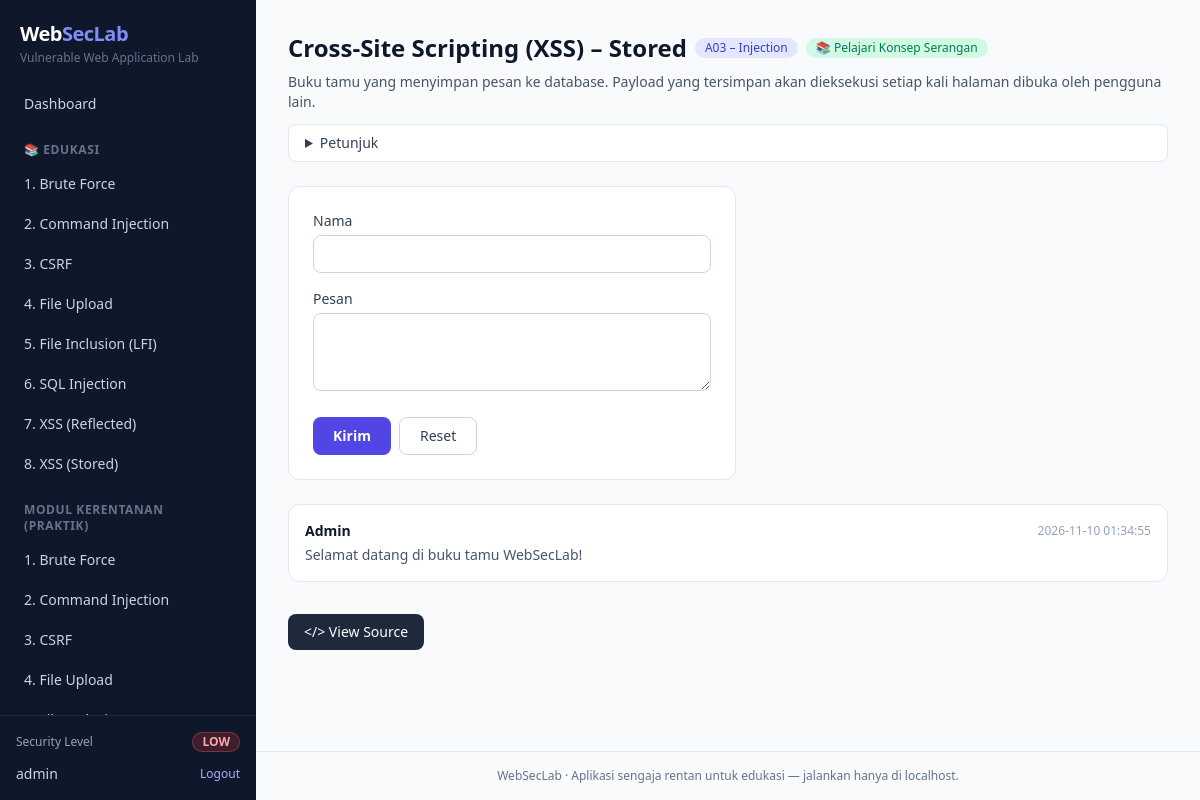
/modules/xss_stored.php (signed in), run on the app's committed database.
### tables this page shows
CREATE TABLE guestbook (
    comment_id INT AUTO_INCREMENT PRIMARY KEY,
    name       VARCHAR(100) NOT NULL,
    comment    TEXT NOT NULL,
    created_at TIMESTAMP DEFAULT CURRENT_TIMESTAMP
);

### modules/xss_stored.php (the view, shortened to what this page needs)
<?php
require_once __DIR__ . '/../config/database.php';
$entries = [];
$res = mysqli_query($conn, 'SELECT name, comment, created_at FROM guestbook ORDER BY comment_id DESC');
while ($res && ($r = mysqli_fetch_assoc($res))) {
    $entries[] = $r;
}
include __DIR__ . '/../includes/header.php';
module_intro(
    'Cross-Site Scripting (XSS) – Stored',
    'A03 – Injection',
    'Buku tamu yang menyimpan pesan ke database. Payload yang tersimpan akan dieksekusi setiap kali halaman dibuka oleh pengguna lain.',
    [
        'Kirim pesan biasa, lalu coba sisipkan tag HTML dan muat ulang halaman.',
        'Perhatikan field mana (nama atau pesan) yang disaring pada tiap level, dan batasan panjang di sisi client.',
        'Gunakan tombol Reset untuk membersihkan payload yang tersimpan.',
    ],
    'xss_stored'
);
?>
<form method="post" class="mt-4 max-w-md rounded-xl border border-slate-200 bg-white p-6">
    <label class="mb-1 block text-sm font-medium text-slate-700" for="name">Nama</label>
    <input id="name" name="name" type="text" maxlength="100" autocomplete="off"
           class="mb-4 w-full rounded-lg border border-slate-300 px-3 py-2 text-sm focus:border-indigo-500 focus:outline-none focus:ring-2 focus:ring-indigo-200">
    <label class="mb-1 block text-sm font-medium text-slate-700" for="message">Pesan</label>
    <textarea id="message" name="message" rows="3" maxlength="300"
              class="mb-5 w-full rounded-lg border border-slate-300 px-3 py-2 text-sm focus:border-indigo-500 focus:outline-none focus:ring-2 focus:ring-indigo-200"></textarea>
    <div class="flex gap-2">
        <button type="submit" name="Sign" value="Sign" class="rounded-lg bg-indigo-600 px-5 py-2 text-sm font-semibold text-white hover:bg-indigo-500">Kirim</button>
        <button type="submit" name="Clear" value="Clear" formnovalidate class="rounded-lg border border-slate-300 px-5 py-2 text-sm font-medium text-slate-700 hover:bg-slate-50">Reset</button>
    </div>
</form>
<div class="mt-6 space-y-3">
    <?php foreach ($entries as $r): ?>
        <?php
        $name    = $r['name'];
        $comment = $r['comment'];
        ?>
        <div class="rounded-xl border border-slate-200 bg-white p-4 text-sm">
            <div class="flex items-center justify-between">
                <span class="font-semibold text-slate-900"><?= $name ?></span>
                <span class="text-xs text-slate-400"><?= e($r['created_at']) ?></span>
            </div>
            <p class="mt-1 text-slate-600"><?= $comment ?></p>
        </div>
    <?php endforeach; ?>
</div>
<?php
view_source_block(__FILE__);
include __DIR__ . '/../includes/footer.php';

### includes/header.php (shortened to what this page needs)
<?php
$level  = security_level();
$active = $active ?? '';
$levelBadge = [
    'low'        => 'bg-red-500/20 text-red-300 ring-red-500/40',
    'medium'     => 'bg-orange-500/20 text-orange-300 ring-orange-500/40',
    'high'       => 'bg-yellow-500/20 text-yellow-200 ring-yellow-500/40',
    'impossible' => 'bg-green-500/20 text-green-300 ring-green-500/40',
];
$modules = [
    'brute_force'       => '1. Brute Force',
    'command_injection' => '2. Command Injection',
    'csrf'              => '3. CSRF',
    'file_upload'       => '4. File Upload',
    'lfi'               => '5. File Inclusion (LFI)',
    'sql_injection'     => '6. SQL Injection',
    'xss_reflected'     => '7. XSS (Reflected)',
    'xss_stored'        => '8. XSS (Stored)',
];
function nav_link(string $href, string $label, bool $isActive): void
{
    $cls = $isActive
        ? 'bg-indigo-600 text-white'
        : 'text-slate-300 hover:bg-slate-800 hover:text-white';
    echo '<a href="' . e($href) . '" class="block rounded-lg px-3 py-2 text-sm font-medium ' . $cls . '">' . e($label) . '</a>';
}
?>
<!DOCTYPE html>
<html lang="id">
<head>
    <link rel="stylesheet" href="<?= e(BASE_URL) ?>/assets/css/app.css">
</head>
<body class="bg-slate-50 text-slate-800 antialiased">
<aside id="sidebar"
       class="fixed inset-y-0 left-0 z-40 flex w-64 -translate-x-full flex-col bg-slate-900 text-slate-200 transition-transform lg:translate-x-0">
    <div class="px-5 py-5">
        <a href="<?= e(BASE_URL) ?>/index.php" class="text-xl font-bold tracking-tight text-white">
            Web<span class="text-indigo-400">SecLab</span>
        </a>
        <p class="mt-0.5 text-xs text-slate-500">Vulnerable Web Application Lab</p>
    </div>
    <nav class="flex-1 space-y-1 overflow-y-auto px-3 pb-4">
        <?php nav_link(BASE_URL . '/index.php', 'Dashboard', $active === 'dashboard'); ?>
        <p class="px-3 pb-1 pt-4 text-xs font-semibold uppercase tracking-wider text-slate-500">📚 Edukasi</p>
        <?php foreach ($modules as $key => $label): ?>
            <?php nav_link(BASE_URL . '/edukasi.php?m=' . $key, $label, $active === 'edukasi_' . $key); ?>
        <?php endforeach; ?>
        <p class="px-3 pb-1 pt-4 text-xs font-semibold uppercase tracking-wider text-slate-500">Modul Kerentanan (Praktik)</p>
        <?php foreach ($modules as $key => $label): ?>
            <?php nav_link(BASE_URL . '/modules/' . $key . '.php', $label, $active === $key); ?>
        <?php endforeach; ?>
    </nav>
    <div class="border-t border-slate-800 p-4">
        <div class="mb-3 flex items-center justify-between">
            <span class="text-xs text-slate-400">Security Level</span>
            <span class="rounded-full px-2.5 py-0.5 text-xs font-semibold uppercase ring-1 ring-inset <?= e($levelBadge[$level]) ?>">
                <?= e($level) ?>
            </span>
        </div>
        <div class="flex items-center justify-between">
            <span class="truncate text-sm text-slate-300"><?= e($_SESSION['username'] ?? 'guest') ?></span>
            <a href="<?= e(BASE_URL) ?>/logout.php" class="text-xs font-medium text-indigo-300 hover:text-white">Logout</a>
        </div>
    </div>
</aside>
<div class="flex min-h-screen flex-col lg:ml-64">
    <main class="mx-auto w-full max-w-5xl flex-1 p-4 sm:p-8">

### config/database.php (shortened to what this page needs)
<?php
function security_level(): string
{
    return $_SESSION['security_level'];
}
function e($value): string
{
    return htmlspecialchars((string) $value, ENT_QUOTES, 'UTF-8');
}
function view_source_block(string $file): void
{
    ?>
    <div class="mt-8">
        <button type="button"
                onclick="document.getElementById('src-box').classList.toggle('hidden')"
                class="inline-flex items-center gap-2 rounded-lg bg-slate-800 px-4 py-2 text-sm font-medium text-white hover:bg-slate-700 focus:outline-none focus:ring-2 focus:ring-slate-400">
            &lt;/&gt; View Source
        </button>
    </div>
    <?php
}
function module_intro(string $title, string $owasp, string $desc, array $hints = [], string $moduleKey = ''): void
{
    ?>
    <div class="mb-6">
        <div class="flex flex-wrap items-center gap-2">
            <h1 class="text-2xl font-bold text-slate-900"><?= e($title) ?></h1>
            <span class="rounded-full bg-indigo-100 px-2.5 py-0.5 text-xs font-medium text-indigo-700"><?= e($owasp) ?></span>
            <?php if ($moduleKey !== ''): ?>
                <a href="<?= e(BASE_URL) ?>/edukasi.php?m=<?= e($moduleKey) ?>"
                   class="inline-flex items-center gap-1 rounded-full bg-emerald-100 px-2.5 py-0.5 text-xs font-medium text-emerald-700 hover:bg-emerald-200">
                    📚 Pelajari Konsep Serangan
                </a>
            <?php endif; ?>
        </div>
        <p class="mt-2 text-sm text-slate-600"><?= e($desc) ?></p>
        <?php if ($hints): ?>
            <details class="mt-3 rounded-lg border border-slate-200 bg-white px-4 py-2 text-sm">
                <summary class="cursor-pointer font-medium text-slate-700">Petunjuk</summary>
            </details>
        <?php endif; ?>
    </div>
    <?php
}

### includes/footer.php (shortened to what this page needs)
    </main>
    <footer class="border-t border-slate-200 px-4 py-4 text-center text-xs text-slate-500">
        WebSecLab &middot; Aplikasi sengaja rentan untuk edukasi &mdash; jalankan hanya di localhost.
    </footer>
</div>
</body>
</html>

### data on the page
guestbook: name "Admin", created_at "2026-11-10 01:34:55", comment "Selamat datang di buku tamu WebSecLab!"

### other printed values
$label "Dashboard"
$label "1. Brute Force"
$label "2. Command Injection"
$label "3. CSRF"
$label "4. File Upload"
$label "5. File Inclusion (LFI)"
$label "6. SQL Injection"
$label "7. XSS (Reflected)"
$label "8. XSS (Stored)"
$level "LOW"
$_SESSION['username'] "admin"
$title "Cross-Site Scripting (XSS) – Stored"
$owasp "A03 – Injection"
$desc "Buku tamu yang menyimpan pesan ke database. Payload yang tersimpan akan dieksekusi setiap kali halaman dibuka oleh pengguna lain."
